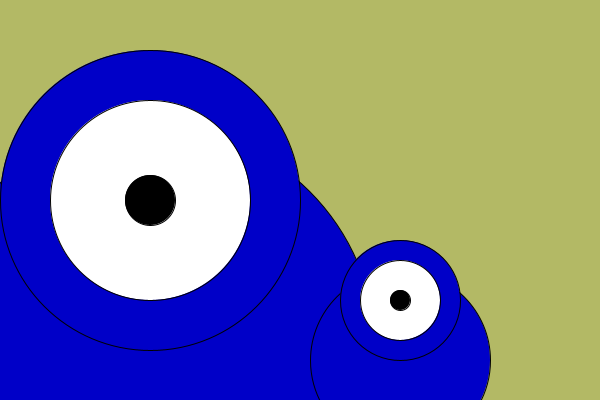
Frame 1 (no input)
Frame 60 (the mouse pressed at the canvas centre just before this capture): identical to frame 1, image omitted
Frame 120 (the mouse held since frame 60 and released just before this capture): identical to frame 1, image omitted

The Processing sketch that drew this single still picture (run headless with seeded random() and noise(); from frame 60 on, the mouse is pressed at the canvas centre):

// Processing sketch: CerezalesUno
// ── CerezalesUno.pde

float ojoW;
monstruo Bruno, Ana;

void setup(){
  size(600,400);
  ojoW = 180;
  
  Bruno = new monstruo(150,200,300);
  Ana = new monstruo(400,300,120);
}

void draw(){ 
  background(179,185,101);
  
  /*
  stroke(255);
  strokeWeight(5);
 // line(20,400,mouseX,mouseY);
 fill(0,0,200);
 ellipse(300,200,ojoW,ojoW);
 
 fill(255,200);
 ellipse(300,200,ojoW*2/3,ojoW/3*2);
 
 fill(0);
 ellipse(300,200,ojoW/6,ojoW/6);
 */
 
 Bruno.display();
 Ana.display();
 
}

void keyPressed(){
  
  if(key == 'f'){
     ojoW = ojoW * 1.5;
  }
  
  if(key == 'a'){ 
     ojoW = ojoW / 1.5;
  }
 
}


// ── monstruo.pde
class monstruo{
  
  float x,y,w;
  
  monstruo(float _x, float _y, float _w){
    x = _x;
    y = _y;
    w = _w;
  }
   
  
  void display(){
    fill(0,0,200);
     ellipse(x,y + w/2, w*1.5,w*1.5);
    ellipse(x,y,w,w);
    
   
    
    fill(255);
    ellipse(x,y,w*2/3, w*2/3);
    
    fill(0);
    ellipse(x,y,w/6,w/6);
  }
  
}
